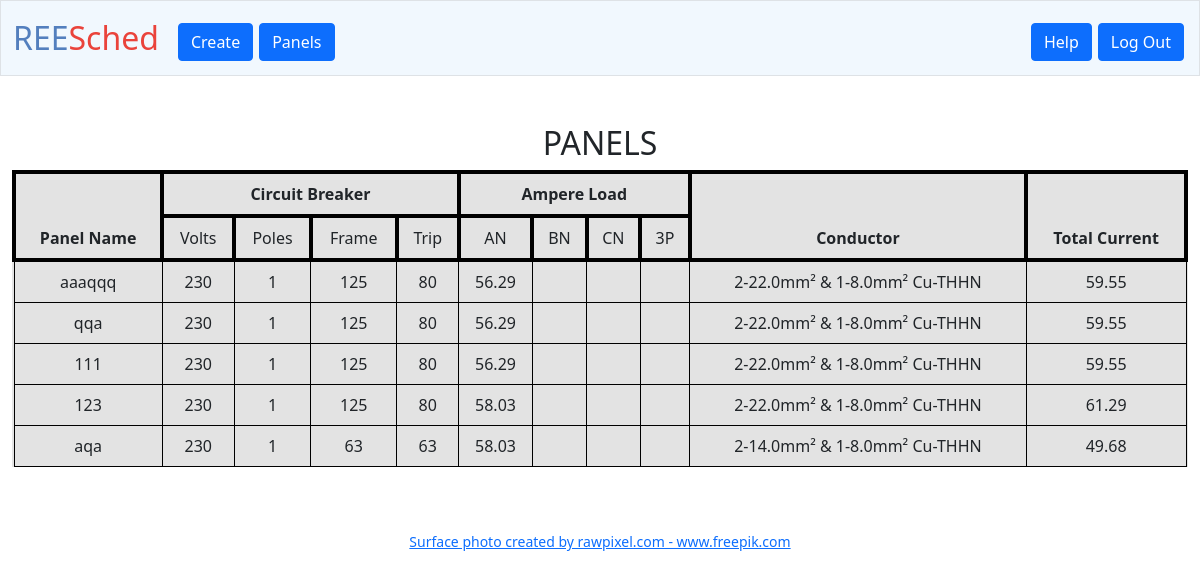
The page / (signed in) on the database its author committed.
### tables this page shows
CREATE TABLE mains (
user_id INTEGER,
panel_id INTEGER,
panel_name TEXT,
description TEXT,
voltage INTEGER,
poles TEXT,
trip INTEGER,
frame INTEGER,
aphase FLOAT,
bphase FLOAT,
cphase FLOAT,
threephase FLOAT,
totalcurrent FLOAT,
conductor TEXT,
FOREIGN KEY(user_id) REFERENCES users(id),
FOREIGN KEY(panel_id) REFERENCES panels(id)
);

### app.py (the view)
@app.route("/")
@login_required
def index():
    mains = db.execute("SELECT panel_id, panel_name, voltage, poles, trip, frame, aphase, bphase, cphase, threephase, totalcurrent, conductor FROM mains WHERE user_id = ?", session["user_id"])
    return render_template("index.html", mains=mains)

### app.py (called while the page is built)
@app.after_request
def after_request(response):
    response.headers["Cache-Control"] = "no-cache, no-store, must-revalidate"
    response.headers["Expires"] = 0
    response.headers["Pragma"] = "no-cache"
    return response

### helpers.py (called while the page is built)
def login_required(f):
    @wraps(f)
    def decorated_function(*args, **kwargs):
        if session.get("user_id") is None:
            return redirect("/login")
        return f(*args, **kwargs)
    return decorated_function

### templates/index.html (shortened to what this page needs)
{% extends "layout.html" %}
{% block main %}
<div class="section">
    <h2>PANELS</h2>
    <table class="table table-bordered" style="border-color:black; background-color:rgba(200, 200, 200, 0.5);">
        <thead style="border-width:4px">
            <tr>
                <th colspan="3" rowspan="2" style="border-width:4px">Panel Name</th>
                <th colspan="4" style="border-width:4px">Circuit Breaker</th>
                <th colspan="4" style="border-width:4px">Ampere Load</th>
                <th colspan="3" rowspan="2" style="border-width:4px">Conductor</th>
                <th rowspan="2" style="border-width:4px">Total Current</th>
            </tr>
            <tr>
                <td style="border-width:4px">Volts</td>
                <td style="border-width:4px">Poles</td>
                <td style="border-width:4px">Frame</td>
                <td style="border-width:4px">Trip</td>
                <td style="border-width:4px">AN</td>
                <td style="border-width:4px">BN</td>
                <td style="border-width:4px">CN</td>
                <td style="border-width:4px">3P</td>
            </tr>
        </thead>
        <tbody>
            {% for main in mains %}
                <tr>
                    <td colspan="3">{{ main["panel_name"] }}</td>
                    <td>{{ main["voltage"] }}</td>
                    <td>{{ main["poles"] }}</td>
                    <td>{{ main["frame"] }}</td>
                    <td>{{ main["trip"] }}</td>
                    <td>{{ main["aphase"] }}</td>
                    <td>{{ main["bphase"] }}</td>
                    <td>{{ main["cphase"] }}</td>
                    <td>{{ main["threephase"] }}</td>
                    <td colspan="3">{{ main["conductor"] }}</td>
                    <td>{{ main["totalcurrent"] }}</td>
                </tr>
            {% endfor %}
        </tbody>
    </table>
</div>
{% endblock %}

### templates/layout.html (shortened to what this page needs)
<!DOCTYPE html>
<html lang="en">
    <head>
        <link href="https://cdn.jsdelivr.net/npm/bootstrap@5.1.3/dist/css/bootstrap.min.css" rel="stylesheet">
        <link href="/static/styles.css" rel="stylesheet">
    </head>
    <body>
        <nav class="border navbar navbar-expand-md navbar-light" style="background-color:rgba(227, 242, 253, 0.5);">
            <div class="container-fluid">
                <a class="navbar-brand" href="/"><span class="blue">R</span><span class="blue">E</span><span class="blue">E</span><span class="red">S</span><span class="red">ched</span></a>
                <div class="collapse navbar-collapse" id="navbar">
                    {% if session["user_id"] %}
                        <ul class="navbar-nav me-auto mt-2">
                            <li class="nav-item"><a class="btn btn-primary" style="margin:3px;" role="button" href="/create">Create</a></li>
                            <li class="nav-item"><a class="btn btn-primary" style="margin:3px;" role="button" href="/panels">Panels</a></li>
                        </ul>
                        <ul class="navbar-nav ms-auto mt-2">
                            <li class="nav-item"><a class="btn btn-primary" style="margin:3px;" role="button" href="/help">Help</a></li>
                            <li class="nav-item"><a class="btn btn-primary" style="margin:3px;" role="button" href="/logout">Log Out</a></li>
                        </ul>
                    {% else %}
                        <ul class="navbar-nav ms-auto mt-2">
                            <li class="nav-item"><a class="btn btn-primary" style="margin:3px;" role="button" href="/register">Register</a></li>
                            <li class="nav-item"><a class="btn btn-primary" style="margin:3px;" role="button" href="/login">Log In</a></li>
                        </ul>
                    {% endif %}
                </div>
            </div>
        </nav>
        <main class="container-fluid py-5 text-center">
            {% block main %}{% endblock %}
        </main>
        <footer class="mb-5 small text-center text-muted">
            <a href='https://www.freepik.com/photos/surface'>Surface photo created by rawpixel.com - www.freepik.com</a>
        </footer>
    </body>
</html>

### static/styles.css (style rules this page uses)
nav .navbar-brand { font-size: xx-large; }
nav .navbar-brand .blue { color: #537fbe; }
nav .navbar-brand .red { color: #ea433b; }
td, th { border-width: 4px; }
body { margin: 0; background-image: url("bg.jpg"); background-attachment: fixed; background-position: top; background-size: 100%; }

### rows shown on the page
mains: panel_name "aaaqqq", voltage "230", poles "1", frame "125", trip "80", aphase "56.29", conductor "2-22.0mm² & 1-8.0mm² Cu-THHN", totalcurrent "59.55"
mains: panel_name "qqa", voltage "230", poles "1", frame "125", trip "80", aphase "56.29", conductor "2-22.0mm² & 1-8.0mm² Cu-THHN", totalcurrent "59.55"
mains: panel_name "111", voltage "230", poles "1", frame "125", trip "80", aphase "56.29", conductor "2-22.0mm² & 1-8.0mm² Cu-THHN", totalcurrent "59.55"
mains: panel_name "123", voltage "230", poles "1", frame "125", trip "80", aphase "58.03", conductor "2-22.0mm² & 1-8.0mm² Cu-THHN", totalcurrent "61.29"
mains: panel_name "aqa", voltage "230", poles "1", frame "63", trip "63", aphase "58.03", conductor "2-14.0mm² & 1-8.0mm² Cu-THHN", totalcurrent "49.68"
